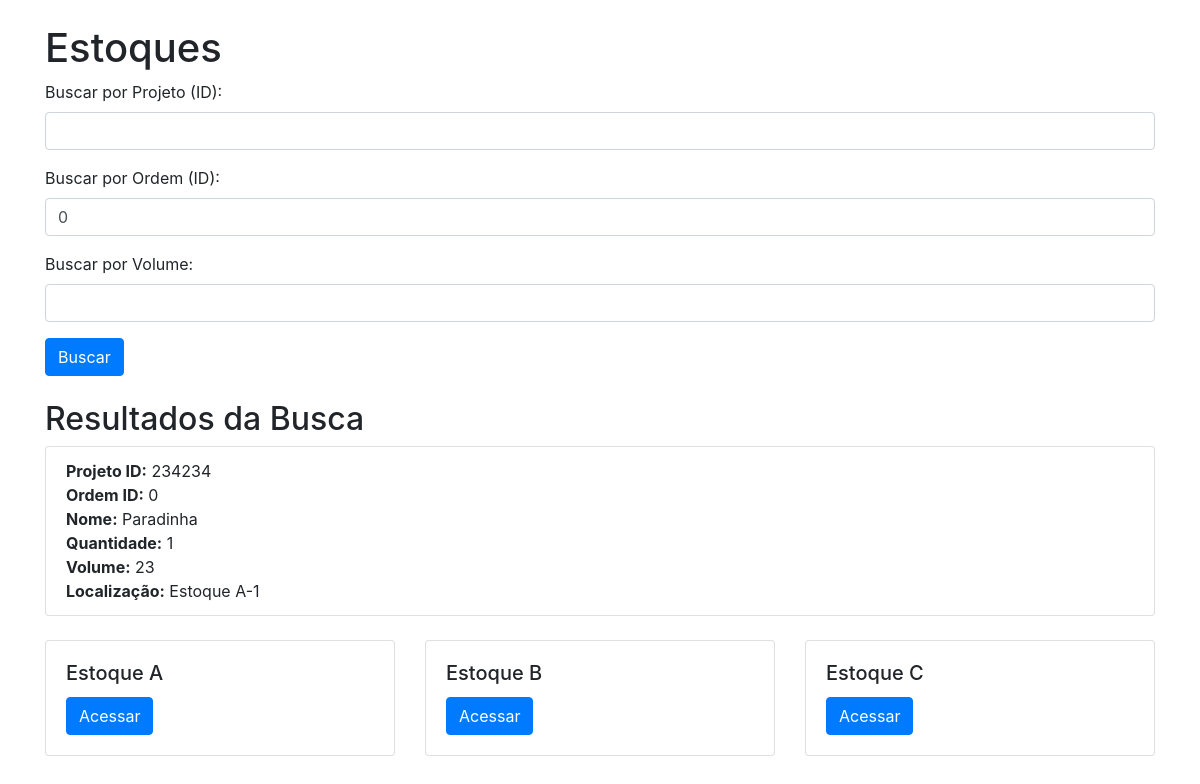
The page /?ordem_id=0 on the database its author committed.
### app.py (models this page shows)
class Item(db.Model):
    id = db.Column(db.Integer, primary_key=True)
    celula_id = db.Column(db.Integer, db.ForeignKey('celula.id'), nullable=False)
    caixa_id = db.Column(db.Integer, db.ForeignKey('item.id'), nullable=True)
    projeto_id = db.Column(db.String(50), nullable=False)
    ordem_id = db.Column(db.String(50), nullable=False)
    produto_id = db.Column(db.String(50), nullable=True)
    nome = db.Column(db.String(100), nullable=False)
    quantidade = db.Column(db.Integer, nullable=False)
    unidade = db.Column(db.String(20), nullable=True)
    tipo = db.Column(db.String(20), default='item')
    volume = db.Column(db.String(20), nullable=True)
    sistema = db.Column(db.String(50), nullable=True)
    data_adicionado = db.Column(db.DateTime, default=db.func.current_timestamp())
    packlist_items = db.relationship('PacklistItem', backref='packlist', lazy=True, cascade="all, delete-orphan")
    itens_na_caixa = db.relationship('Item', backref=db.backref('caixa', remote_side=[id]), lazy=True)

class Estoque(db.Model):
    id = db.Column(db.Integer, primary_key=True)
    nome = db.Column(db.String(50), nullable=False)

class Celula(db.Model):
    id = db.Column(db.Integer, primary_key=True)
    estoque_id = db.Column(db.Integer, db.ForeignKey('estoque.id'), nullable=False)
    linha = db.Column(db.Integer, nullable=False)
    coluna = db.Column(db.Integer, nullable=False)
    estoque = db.relationship('Estoque', backref='celulas')

### app.py (the view)
@app.route('/')
def index():
    estoques = Estoque.query.all()
    ordem_id = request.args.get('ordem_id')
    projeto_id = request.args.get('projeto_id')
    volume = request.args.get('volume')
    resultados = []
    if ordem_id or projeto_id or volume:
        query = db.session.query(Item, Celula, Estoque)\
            .join(Celula, Item.celula_id == Celula.id)\
            .join(Estoque, Celula.estoque_id == Estoque.id)
        if ordem_id:
            query = query.filter(Item.ordem_id == ordem_id)
        if projeto_id:
            query = query.filter(Item.projeto_id == projeto_id)
        if volume:
            query = query.filter(Item.volume == volume)
        resultados = query.all()
    return render_template('index.html', estoques=estoques, resultados=resultados,
                         ordem_id=ordem_id, projeto_id=projeto_id, volume=volume)

### templates/index.html (shortened to what this page needs)
{% extends "base.html" %}
{% block content %}
<h1>Estoques</h1>
<form method="GET" action="{{ url_for('index') }}" class="mb-4">
  <div class="form-group">
    <label for="projeto_id">Buscar por Projeto (ID):</label>
    <input type="text" class="form-control" id="projeto_id" name="projeto_id" value="{{ projeto_id or '' }}" />
  </div>
  <div class="form-group">
    <label for="ordem_id">Buscar por Ordem (ID):</label>
    <input type="text" class="form-control" id="ordem_id" name="ordem_id" value="{{ ordem_id or '' }}" />
  </div>
  <div class="form-group">
    <label for="volume">Buscar por Volume:</label>
    <input type="text" class="form-control" id="volume" name="volume" value="{{ volume or '' }}" />
  </div>
  <button type="submit" class="btn btn-primary">Buscar</button>
</form>
{% if resultados %}
<h2>Resultados da Busca</h2>
<ul class="list-group">
  {% for item, celula, estoque in resultados %}
  <li class="list-group-item">
    <strong>Projeto ID:</strong> {{ item.projeto_id }}<br />
    <strong>Ordem ID:</strong> {{ item.ordem_id }}<br />
    <strong>Nome:</strong> {{ item.nome }}<br />
    <strong>Quantidade:</strong> {{ item.quantidade }} {{ 'itens' if item.tipo == 'packlist' else '' }}<br />
    {% if item.volume %}
    <strong>Volume:</strong> {{ item.volume }}<br />
    {% endif %}
    <strong>Localização:</strong> {{ estoque.nome }}-{{ celula.linha * 3 + celula.coluna + 1 }}
  </li>
  {% endfor %}
</ul>
{% endif %}
<div class="row mt-4">
  {% for estoque in estoques %}
  <div class="col-md-4 mb-4">
    <div class="card">
      <div class="card-body">
        <h5 class="card-title">{{ estoque.nome }}</h5>
        <a href="{{ url_for('estoque', estoque_id=estoque.id) }}" class="btn btn-primary">Acessar</a>
      </div>
    </div>
  </div>
  {% endfor %}
</div>
{% endblock %}

### rows shown on the page
Item: projeto_id "234234", ordem_id "0", nome "Paradinha", quantidade "1", volume "23", nome "Estoque A", celula.linha*3+celula.coluna+1 "1"
Estoque: nome "Estoque A"
Estoque: nome "Estoque B"
Estoque: nome "Estoque C"
